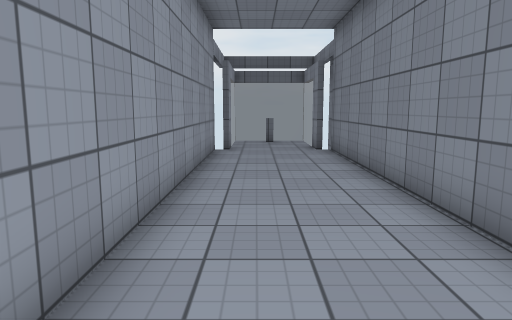
view 1 (above)

13 first-person views from a walk through a 3-D level made in the Unity game engine. The camera is 1.4 m above the floor, tilts 8° down and sees 70° across. The floor is counted in squares, 1 m on a side. Each view is taken from the middle of a square. On the plan, view 1 faces up. The plan holds only what a view shows up to about 16 squares ahead; the rest is blank. The place goes on beyond the plan. The player is left out. Door leaves are left out, so doorways stand open. Surface patterns are stand-ins for the level's own textures.

view 2
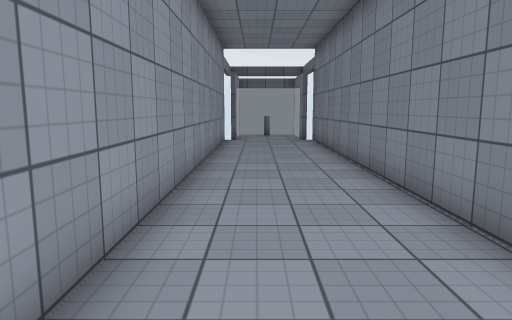

view 3
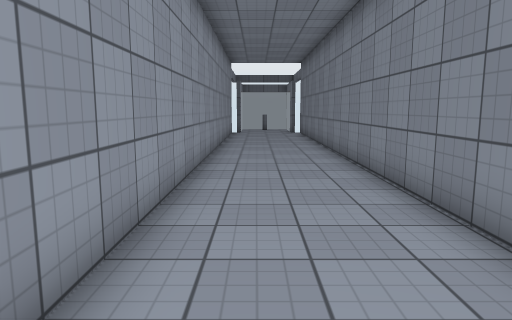

view 4
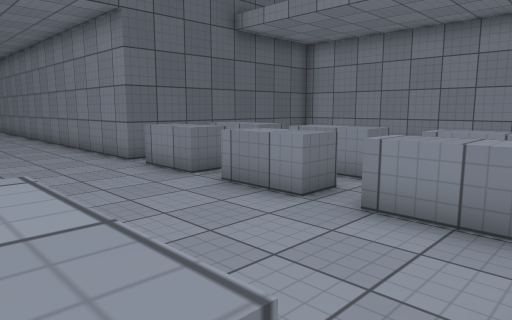

view 5
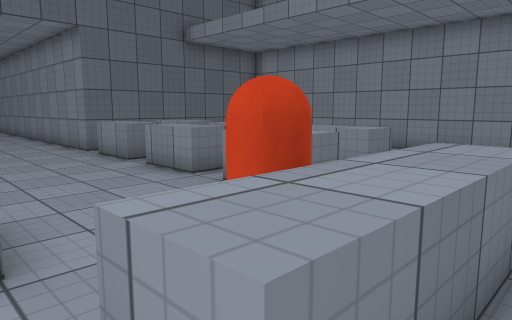

view 6
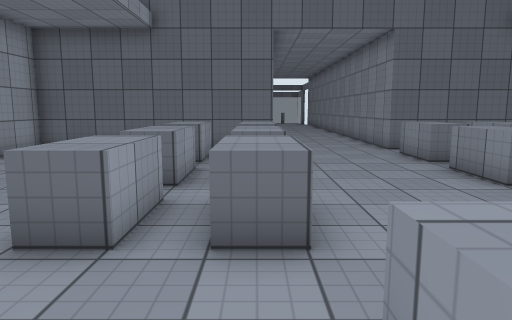

view 7
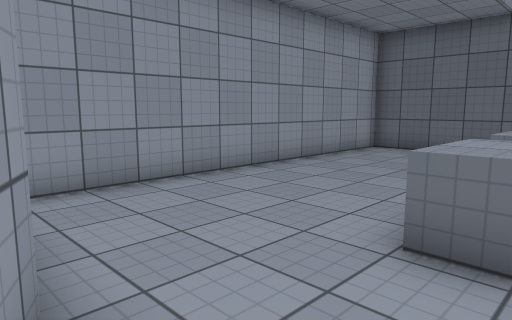

view 8
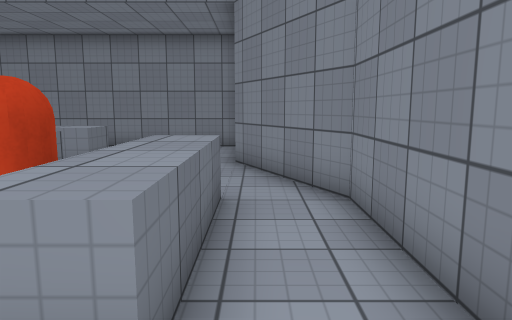

view 9
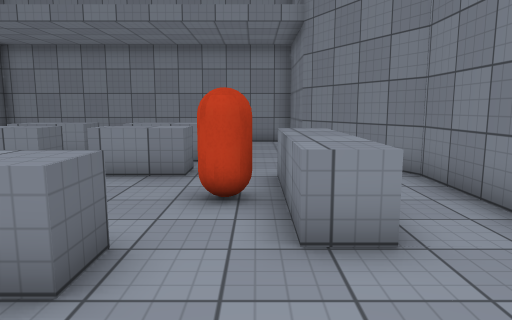

view 10
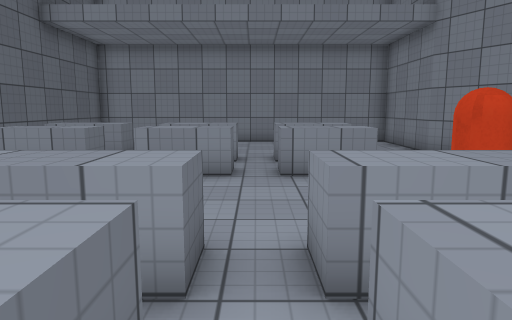

view 11
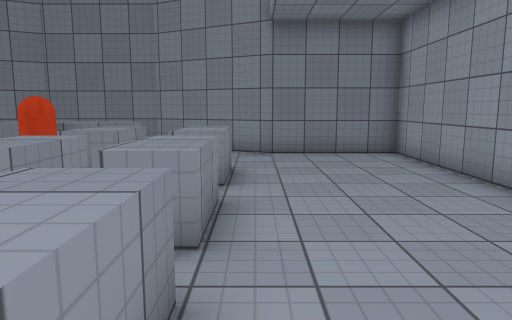

view 12
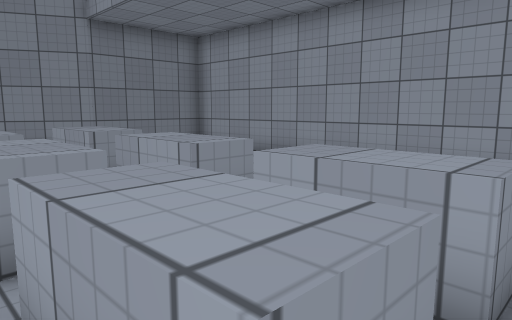

view 13
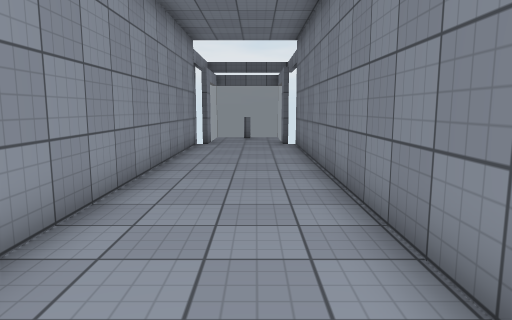

### Floor plan
Key: @ floor where view 1 was taken; # wall or solid block; . floor; D open door; ^ raised ledge; v drop or lower ground; O other object.
Columns run from 10 left of view 1 to 11 right of it. Each row starts with its distance up from view 1.
 16          OOOO
 15          O  O
 14         #O  O#
 13          O  O#
 12         #DDDD#
 11         #....#
 10         #....#
  9         #....#
  8         D....#
  7         D....#
  6         D....#
  5         D....#
  4         #....#
  3         #....#
  2         #....#
  1         #....#
  0         #.@..#
 -1         #....#
 -2         #....#
 -3         #....#
 -4         #....#
 -5         #....#
 -6         #....#
 -7  ########DDDD########v
 -8 #..  .........       #
 -9 #..   ^.^....^ ^     #
-10 #.....^.^....^ ^     #
-11 #.............       #
-12 #.....^.^....^ ^     #
-13 #.....^.^....^.^. ...#
-14 #....................#
-15 #.....^.^....^.^. ...#
-16 #.....^.^....^.^.    #
-17 #..........O...      #
-18 #.........OO.........#
-19 #........DDDD........#
-20  #####v........v#####
-21        #v....v#
-22          ####

Where each view was taken, in squares from view 1:
view 1: 0 up, 0 right, facing up
view 2: 4 down, 0 right, facing up
view 3: 9 down, 0 right, facing up
view 4: 17 down, 2 left, facing up-right
view 5: 20 down, 2 left, facing up-right
view 6: 20 down, 2 left, facing up
view 7: 20 down, 3 left, facing up-left
view 8: 20 down, 3 left, facing right
view 9: 18 down, 5 left, facing right
view 10: 14 down, 5 left, facing right
view 11: 8 down, 5 left, facing down
view 12: 8 down, 1 left, facing down-left
view 13: 2 down, 1 right, facing up
